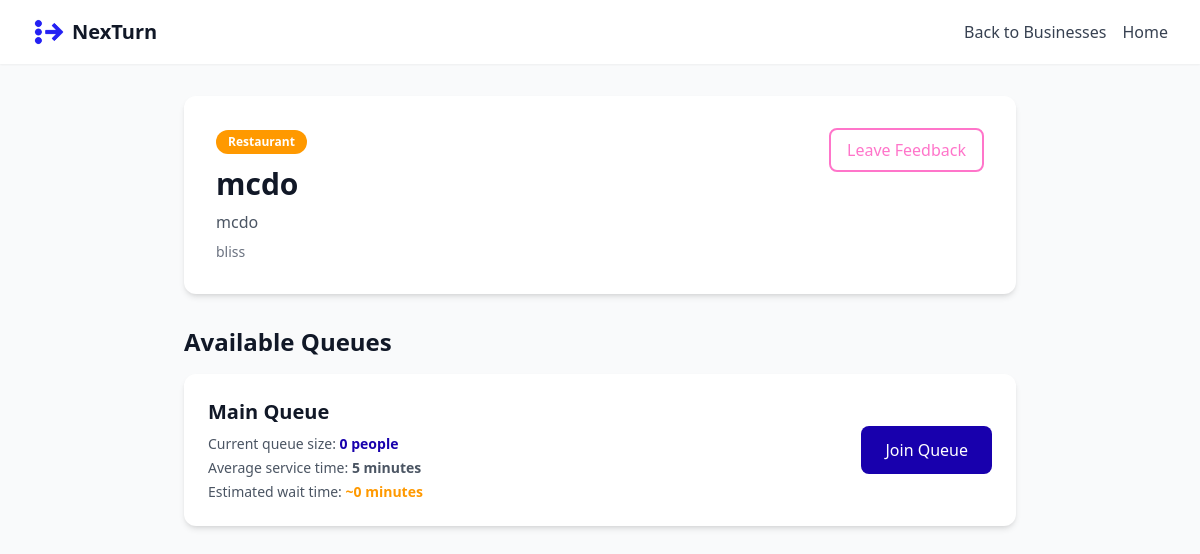
The app's page /business/1/queues (signed in) with its own data.
### tables this page shows
CREATE TABLE businesses (
            id INTEGER PRIMARY KEY AUTOINCREMENT,
            name TEXT NOT NULL,
            description TEXT,
            category TEXT,
            address TEXT,
            owner_id INTEGER,
            created_at TIMESTAMP DEFAULT CURRENT_TIMESTAMP,
            FOREIGN KEY (owner_id) REFERENCES users(id)
        );

CREATE TABLE queues (
            id INTEGER PRIMARY KEY AUTOINCREMENT,
            business_id INTEGER NOT NULL,
            name TEXT NOT NULL,
            avg_service_time INTEGER DEFAULT 5,
            is_active BOOLEAN DEFAULT 1,
            created_at TIMESTAMP DEFAULT CURRENT_TIMESTAMP,
            FOREIGN KEY (business_id) REFERENCES businesses(id)
        );

### app.py (the view)
@app.route('/business/<int:business_id>/queues')
def business_queues(business_id):
    if not require_login():
        return redirect(url_for('login'))
    conn = sqlite3.connect(DB_PATH)
    cur = conn.cursor()
    cur.execute("SELECT name, description, category, address FROM businesses WHERE id = ?", (business_id,))
    row = cur.fetchone()
    if not row:
        flash('Business not found', 'error')
        return redirect(url_for('businesses_list'))
    business = {'id': business_id, 'name': row[0], 'description': row[1],
                'category': row[2], 'address': row[3]}
    cur.execute("""
        SELECT q.id, q.name, q.avg_service_time,
               COUNT(qh.id) as current_size
        FROM queues q
        LEFT JOIN queue_history qh ON q.id = qh.queue_id AND qh.status = 'active'
        WHERE q.business_id = ? AND q.is_active = 1
        GROUP BY q.id
    """, (business_id,))
    queues = [{'id': row[0], 'name': row[1], 'avg_service_time': row[2],
               'current_size': row[3], 'estimated_wait': row[2] * row[3]}
              for row in cur.fetchall()]
    conn.close()
    return render_template('business_queues.html', business=business, queues=queues)

### app.py (called while the page is built)
def require_login():
    return 'user_id' in session

### templates/business_queues.html (shortened to what this page needs)
<!DOCTYPE html>
<html lang="en">
<head>
    <script src="https://cdn.tailwindcss.com"></script>
</head>
<body class="bg-gray-50">
    <nav class="bg-white shadow-sm">
        <div class="max-w-7xl mx-auto px-4 sm:px-6 lg:px-8">
            <div class="flex justify-between h-16">
                <div class="flex items-center space-x-2">
                    <img src="{{ url_for('static', filename='logo.png') }}" alt="NexTurn" class="h-8 w-8"/>
                    <span class="text-xl font-bold text-gray-900">NexTurn</span>
                </div>
                <div class="flex items-center space-x-4">
                    <a href="{{ url_for('businesses_list') }}" class="text-gray-700 hover:text-primary">Back to Businesses</a>
                    <a href="{{ url_for('home') }}" class="text-gray-700 hover:text-accent2">Home</a>
                </div>
            </div>
        </div>
    </nav>
    <div class="max-w-4xl mx-auto px-4 sm:px-6 lg:px-8 py-8">
        <div class="bg-white rounded-xl shadow-md p-8 mb-8">
            <div class="flex items-start justify-between">
                <div>
                    <span class="inline-block px-3 py-1 text-xs font-semibold rounded-full bg-accent2 text-white mb-3">
                        {{ business.category }}
                    </span>
                    <h1 class="text-3xl font-bold text-gray-900 mb-2">{{ business.name }}</h1>
                    <p class="text-gray-600 mb-2">{{ business.description or 'No description available' }}</p>
                    <p class="text-sm text-gray-500">{{ business.address }}</p>
                </div>
                <a href="{{ url_for('submit_feedback', business_id=business.id) }}"
                   class="px-4 py-2 border-2 border-accent3 text-accent3 rounded-lg hover:bg-accent3 hover:text-white transition">
                    Leave Feedback
                </a>
            </div>
        </div>
        <div class="space-y-4">
            <h2 class="text-2xl font-bold text-gray-900 mb-4">Available Queues</h2>
            {% if queues %}
                {% for queue in queues %}
                <div class="bg-white rounded-xl shadow-md p-6 hover:shadow-lg transition">
                    <div class="flex items-center justify-between">
                        <div class="flex-1">
                            <h3 class="text-xl font-bold text-gray-900 mb-2">{{ queue.name }}</h3>
                            <div class="space-y-1 text-sm text-gray-600">
                                <p>Current queue size: <span class="font-semibold text-primary">{{ queue.current_size }} people</span></p>
                                <p>Average service time: <span class="font-semibold">{{ queue.avg_service_time }} minutes</span></p>
                                <p>Estimated wait time: <span class="font-semibold text-accent2">~{{ queue.estimated_wait }} minutes</span></p>
                            </div>
                        </div>
                        <div class="ml-6">
                            <a href="{{ url_for('join_queue_by_id', queue_id=queue.id) }}"
                               class="px-6 py-3 bg-primary text-white rounded-lg hover:bg-accent1 transition inline-block">
                                Join Queue
                            </a>
                        </div>
                    </div>
                </div>
                {% endfor %}
            {% else %}
                <div class="text-center py-12 bg-white rounded-xl shadow-md">
                    <p class="text-gray-500 text-lg">No active queues available at this business.</p>
                </div>
            {% endif %}
        </div>
    </div>
</body>
</html>

### records on screen
businesses: category "Restaurant", name "mcdo", description "mcdo", address "bliss"
queues: name "Main Queue", current_size "0", avg_service_time "5", estimated_wait "0"
